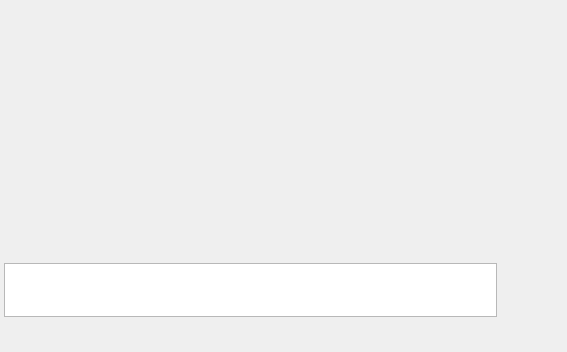
<ui version="4.0" >
 <class>mucprivchat</class>
 <widget class="QWidget" name="mucprivchat" >
  <property name="geometry" >
   <rect>
    <x>0</x>
    <y>0</y>
    <width>567</width>
    <height>352</height>
   </rect>
  </property>
  <property name="sizePolicy" >
   <sizepolicy vsizetype="Expanding" hsizetype="Expanding" >
    <horstretch>0</horstretch>
    <verstretch>0</verstretch>
   </sizepolicy>
  </property>
  <property name="focusPolicy" >
   <enum>Qt::StrongFocus</enum>
  </property>
  <property name="_yate_keypress_redirect" stdset="0" >
   <string>message</string>
  </property>
  <property name="_yate_window" stdset="0" >
   <bool>false</bool>
  </property>
  <layout class="QVBoxLayout" >
   <property name="spacing" >
    <number>4</number>
   </property>
   <property name="leftMargin" >
    <number>4</number>
   </property>
   <property name="topMargin" >
    <number>4</number>
   </property>
   <property name="rightMargin" >
    <number>4</number>
   </property>
   <property name="bottomMargin" >
    <number>4</number>
   </property>
   <item>
    <widget class="QFrame" name="frame_history" >
     <property name="sizePolicy" >
      <sizepolicy vsizetype="Expanding" hsizetype="Expanding" >
       <horstretch>0</horstretch>
       <verstretch>0</verstretch>
      </sizepolicy>
     </property>
     <property name="minimumSize" >
      <size>
       <width>0</width>
       <height>0</height>
      </size>
     </property>
     <property name="maximumSize" >
      <size>
       <width>16777215</width>
       <height>16777215</height>
      </size>
     </property>
     <property name="_yate_uiwidget" stdset="0" >
      <bool>true</bool>
     </property>
     <property name="_yate_uiwidget_name" stdset="0" >
      <string>history</string>
     </property>
     <property name="_yate_uiwidget_class" stdset="0" >
      <string>CustomTextEdit</string>
     </property>
     <property name="_yate_uiwidget_params" stdset="0" >
      <stringlist>
       <string>property:readOnly=true</string>
       <string>property:history:_yate_tempitemname=tempnotify</string>
       <string>set_richtext_item=chat_in:&lt;font color="red">[${time}] ${sender}:&lt;/font>&lt;font color="black"> ${text}&lt;/font></string>
       <string>set_richtext_item=chat_out:&lt;font color="blue">[${time}] ${sender}:&lt;/font>&lt;font color="black"> ${text}&lt;/font></string>
       <string>set_richtext_item=chat_delayed:&lt;font color="darkgreen">[${time}] ${sender}:&lt;/font>&lt;font color="black"> ${text}&lt;/font>&lt;font color="darkgreen">${delayed_by}&lt;/font></string>
       <string>set_richtext_item=notify:&lt;font color="grey">[${time}] ${text}&lt;/font></string>
       <string>set_richtext_item=tempnotify:&lt;font color="grey">${text}&lt;/font></string>
      </stringlist>
     </property>
    </widget>
   </item>
   <item>
    <widget class="QFrame" name="frame_edit" >
     <property name="sizePolicy" >
      <sizepolicy vsizetype="Fixed" hsizetype="Expanding" >
       <horstretch>0</horstretch>
       <verstretch>0</verstretch>
      </sizepolicy>
     </property>
     <property name="minimumSize" >
      <size>
       <width>16</width>
       <height>60</height>
      </size>
     </property>
     <property name="maximumSize" >
      <size>
       <width>16777215</width>
       <height>60</height>
      </size>
     </property>
     <property name="frameShape" >
      <enum>QFrame::NoFrame</enum>
     </property>
     <property name="frameShadow" >
      <enum>QFrame::Plain</enum>
     </property>
     <layout class="QHBoxLayout" >
      <property name="leftMargin" >
       <number>0</number>
      </property>
      <property name="topMargin" >
       <number>0</number>
      </property>
      <property name="rightMargin" >
       <number>0</number>
      </property>
      <property name="bottomMargin" >
       <number>0</number>
      </property>
      <item>
       <widget class="QTextEdit" name="message" >
        <property name="sizePolicy" >
         <sizepolicy vsizetype="Fixed" hsizetype="Expanding" >
          <horstretch>0</horstretch>
          <verstretch>0</verstretch>
         </sizepolicy>
        </property>
        <property name="minimumSize" >
         <size>
          <width>0</width>
          <height>54</height>
         </size>
        </property>
        <property name="maximumSize" >
         <size>
          <width>16777215</width>
          <height>54</height>
         </size>
        </property>
        <property name="focusPolicy" >
         <enum>Qt::StrongFocus</enum>
        </property>
        <property name="tabChangesFocus" >
         <bool>true</bool>
        </property>
        <property name="textInteractionFlags" >
         <set>Qt::LinksAccessibleByKeyboard|Qt::LinksAccessibleByMouse|Qt::NoTextInteraction|Qt::TextBrowserInteraction|Qt::TextEditable|Qt::TextEditorInteraction|Qt::TextSelectableByKeyboard|Qt::TextSelectableByMouse</set>
        </property>
        <property name="_yate_filterevents" stdset="0" >
         <bool>true</bool>
        </property>
        <property name="dynamicActionEnter" stdset="0" >
         <string>send_chat</string>
        </property>
        <property name="dynamicActionEnterModifiers" stdset="0" >
         <string>Ctrl+, Shift+</string>
        </property>
        <property name="dynamicActionReturn" stdset="0" >
         <string>send_chat</string>
        </property>
        <property name="dynamicActionReturnFilter" stdset="0" >
         <bool>true</bool>
        </property>
        <property name="_yate_textchangednotify" stdset="0" >
         <bool>true</bool>
        </property>
        <property name="_yate_identity" stdset="0" >
         <string>message</string>
        </property>
       </widget>
      </item>
      <item>
       <widget class="QToolButton" name="send_chat_button" >
        <property name="minimumSize" >
         <size>
          <width>60</width>
          <height>54</height>
         </size>
        </property>
        <property name="maximumSize" >
         <size>
          <width>60</width>
          <height>54</height>
         </size>
        </property>
        <property name="focusPolicy" >
         <enum>Qt::NoFocus</enum>
        </property>
        <property name="toolTip" >
         <string>Send chat</string>
        </property>
        <property name="iconSize" >
         <size>
          <width>48</width>
          <height>48</height>
         </size>
        </property>
        <property name="autoRaise" >
         <bool>true</bool>
        </property>
        <property name="_yate_noautoconnect" stdset="0" >
         <bool>true</bool>
        </property>
        <property name="_yate_setaction" stdset="0" >
         <string>send_chat</string>
        </property>
        <property name="_yate_normal_icon" stdset="0" >
         <string>sendchat.png</string>
        </property>
        <property name="_yate_pressed_icon" stdset="0" >
         <string>sendchat_pressed.png</string>
        </property>
        <property name="_yate_hover_icon" stdset="0" >
         <string>sendchat_hover.png</string>
        </property>
        <property name="_yate_filterevents" stdset="0" >
         <bool>true</bool>
        </property>
       </widget>
      </item>
     </layout>
    </widget>
   </item>
   <item>
    <widget class="QFrame" name="frameStatus" >
     <property name="sizePolicy" >
      <sizepolicy vsizetype="Fixed" hsizetype="Expanding" >
       <horstretch>0</horstretch>
       <verstretch>0</verstretch>
      </sizepolicy>
     </property>
     <property name="minimumSize" >
      <size>
       <width>16</width>
       <height>24</height>
      </size>
     </property>
     <property name="maximumSize" >
      <size>
       <width>16777215</width>
       <height>24</height>
      </size>
     </property>
     <property name="frameShape" >
      <enum>QFrame::NoFrame</enum>
     </property>
     <property name="frameShadow" >
      <enum>QFrame::Plain</enum>
     </property>
     <layout class="QHBoxLayout" >
      <property name="spacing" >
       <number>0</number>
      </property>
      <property name="leftMargin" >
       <number>1</number>
      </property>
      <property name="topMargin" >
       <number>1</number>
      </property>
      <property name="rightMargin" >
       <number>1</number>
      </property>
      <property name="bottomMargin" >
       <number>1</number>
      </property>
      <item>
       <widget class="QLabel" name="status_image" >
        <property name="sizePolicy" >
         <sizepolicy vsizetype="Expanding" hsizetype="Fixed" >
          <horstretch>0</horstretch>
          <verstretch>0</verstretch>
         </sizepolicy>
        </property>
        <property name="minimumSize" >
         <size>
          <width>32</width>
          <height>0</height>
         </size>
        </property>
        <property name="maximumSize" >
         <size>
          <width>32</width>
          <height>16777215</height>
         </size>
        </property>
        <property name="alignment" >
         <set>Qt::AlignCenter</set>
        </property>
        <property name="indent" >
         <number>5</number>
        </property>
       </widget>
      </item>
      <item>
       <widget class="QLabel" name="status_text" >
        <property name="sizePolicy" >
         <sizepolicy vsizetype="Preferred" hsizetype="Expanding" >
          <horstretch>0</horstretch>
          <verstretch>0</verstretch>
         </sizepolicy>
        </property>
        <property name="styleSheet" >
         <string/>
        </property>
        <property name="text" >
         <string/>
        </property>
       </widget>
      </item>
      <item>
       <widget class="QLabel" name="image_account" >
        <property name="sizePolicy" >
         <sizepolicy vsizetype="Fixed" hsizetype="Fixed" >
          <horstretch>0</horstretch>
          <verstretch>0</verstretch>
         </sizepolicy>
        </property>
        <property name="minimumSize" >
         <size>
          <width>16</width>
          <height>16</height>
         </size>
        </property>
        <property name="maximumSize" >
         <size>
          <width>16</width>
          <height>16</height>
         </size>
        </property>
        <property name="toolTip" >
         <string>Account</string>
        </property>
        <property name="pixmap" >
         <pixmap>user.png</pixmap>
        </property>
        <property name="scaledContents" >
         <bool>true</bool>
        </property>
       </widget>
      </item>
      <item>
       <widget class="QLabel" name="account" >
        <property name="sizePolicy" >
         <sizepolicy vsizetype="Expanding" hsizetype="Preferred" >
          <horstretch>0</horstretch>
          <verstretch>0</verstretch>
         </sizepolicy>
        </property>
        <property name="minimumSize" >
         <size>
          <width>140</width>
          <height>0</height>
         </size>
        </property>
        <property name="maximumSize" >
         <size>
          <width>200</width>
          <height>16777215</height>
         </size>
        </property>
        <property name="toolTip" >
         <string>Account</string>
        </property>
        <property name="text" >
         <string/>
        </property>
        <property name="indent" >
         <number>5</number>
        </property>
       </widget>
      </item>
     </layout>
    </widget>
   </item>
  </layout>
  <action name="send_chat" >
   <property name="icon" >
    <iconset>sendchat.png</iconset>
   </property>
   <property name="text" >
    <string>Send</string>
   </property>
   <property name="_yate_identity" stdset="0" >
    <string>send_chat</string>
   </property>
  </action>
 </widget>
 <tabstops>
  <tabstop>message</tabstop>
 </tabstops>
 <resources/>
 <connections/>
</ui>
